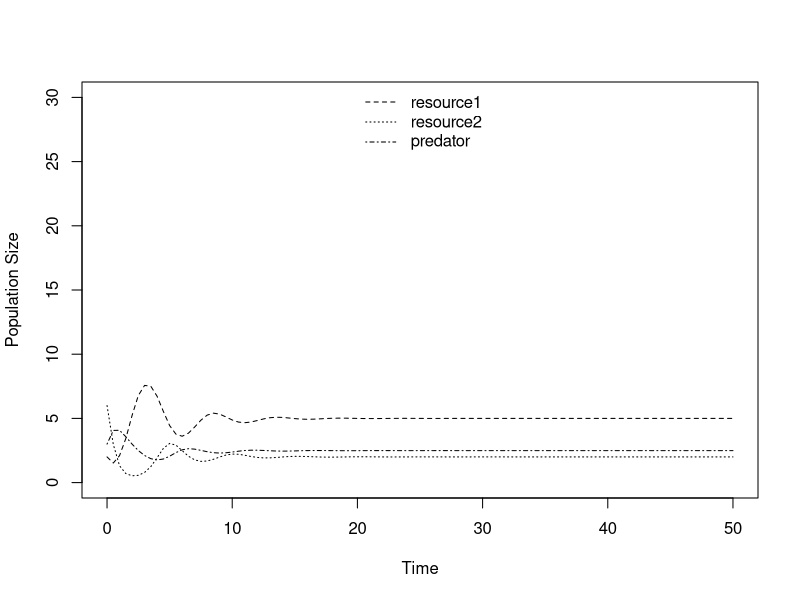
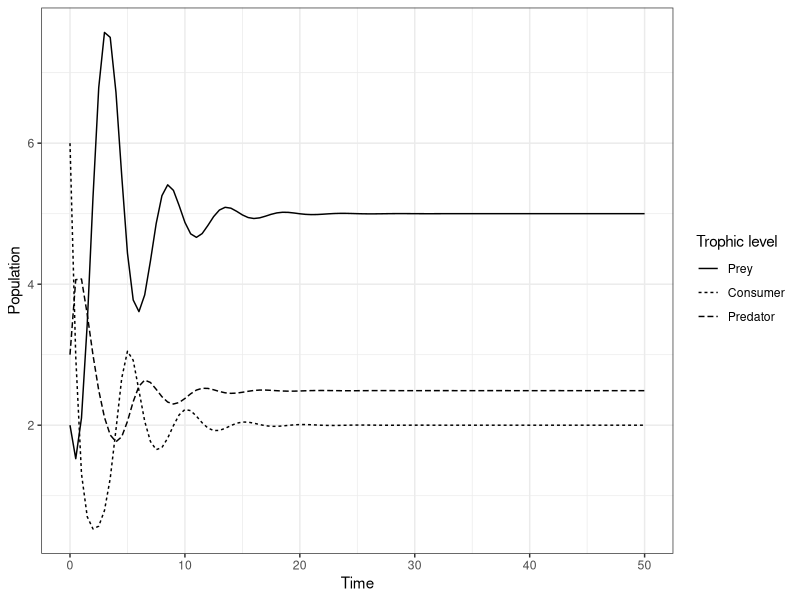

R code for these plots, in order:
library(deSolve)
library(ggplot2)
####META INFO####
#From Abrams 1993. Effect of Increased Productivity on the Abundances of Trophic Levels.
#The American Naturalist, Vol. 141, No. 3. (Mar., 1993), pp. 351-371
#URL: http://links.jstor.org/sici?sici=0003-0147%28199303%29141%3A3%3C351%3AEOIPOT%3E2.0.CO%3B2-%23
#Model based on figure 2.1.

####FUNCTION####
predprey.log.prey <- function(t, y, params) {
  R <- y[1]
  C <- y[2]
  P <- y[3]
  with(as.list(params), {
    dR.dt <- r * R * (1 - R / k) - a1 * R * C
    dC.dt <- e1 * a1 * R * C - P * C * a2 - d1*C
    dP.dt <- e2 * a2 * C * P - d * P
    return(list(c(dR.dt, dC.dt, dP.dt)))
  })
}
r <- 2 #Intrinsic growth of resource; the same for both
e1 <- 0.5 #Efficacy of take-up from resource to consumer
e2 <- 0.5 #Efficacy of take-up from consumer to predator
a1 <- 0.5 #Attack rate of consumer on resource
a2 <- 0.5 #Attack rate of predator on consumer
d1 <- 0.005 #Mortality of consumer
d <- 0.5 #Mortality of predator
k <- 10 #Carrying capacity of resource

R0 <- 2 #Initial resource population
C0 <- 6 #Initial consumer population
P0 <- 3 #Initial peradtor population
params.log.prey1 <- c(r = r, e1 = e1, e2 = e2, a1 = a1, a2 = a2, d = d, d1 = d1, k = k) #Specify parameters
MaxTime <- 50 #Set time point to solve until
Time <- seq(0, MaxTime, by = 0.5) #Set time steps
log.prey.out <- ode(c(R0, C0, P0), Time, predprey.log.prey, params.log.prey1) #Solve differential equations using deSolve

####PLOTTING####
matplot(Time, (log.prey.out[, 2:4]), type = "l", lty = 2:4, col=1, ylab = "Population Size", xlab="Time", ylim = c(0,30))
legend("top", c(expression("resource1"), expression("resource2"), expression("predator")), lty = 2:4, bty = "n")

####PLOT WITH GGOPLOT####
library(ggplot2)
library(tidyr)
#Reshape to long format
log.prey.out <- as.data.frame(log.prey.out)
log.prey.out$time <- as.numeric(log.prey.out$time)
log.prey.out <- gather(log.prey.out, key = "Trophic level", value = "Population_size", -time)

ggplot(data = log.prey.out, aes(x = time, y = Population_size, linetype = `Trophic level`)) +
  geom_line() +
  theme_bw() + 
  labs(x = "Time", y = "Population") +
  scale_linetype_discrete(labels=c('Prey', 'Consumer', 'Predator'))
